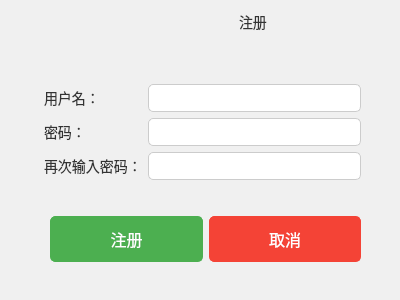
<?xml version="1.0" encoding="UTF-8"?>
<ui version="4.0">
 <class>Register</class>
 <widget class="QWidget" name="Register">
  <property name="geometry">
   <rect>
    <x>0</x>
    <y>0</y>
    <width>400</width>
    <height>300</height>
   </rect>
  </property>
  <property name="windowTitle">
   <string>Form</string>
  </property>
  <property name="styleSheet">
   <string notr="true">/* 设置整个界面的背景色 */
QWidget {
    background-color: #f0f0f0;
}

/* 设置QLabel标签的字体和颜色 */
QLabel {
    font-size: 14px;
    color: #333;
}

/* 设置QLineEdit的样式 */
QLineEdit {
    background-color: #ffffff;
    border: 1px solid #ccc;
    border-radius: 5px;
    padding: 5px;
}

/* 设置QPushButton的样式 */
QPushButton {
    background-color: #4CAF50; 
    color: white;
    border: 1px solid #4CAF50;
    border-radius: 5px;
    padding: 10px;
    font-size: 16px;
}

/* 按钮悬停时的样式 */
QPushButton:hover {
    background-color: #45a049;
    border-color: #45a049;
}

/* 按钮点击时的样式 */
QPushButton:pressed {
    background-color: #3e8e41;
    border-color: #3e8e41;
}

/* 设置取消按钮的样式 */
QPushButton#Cancel {
    background-color: #f44336;
    border-color: #f44336;
}

QPushButton#Cancel:hover {
    background-color: #e53935;
    border-color: #e53935;
}

QPushButton#Cancel:pressed {
    background-color: #c62828;
    border-color: #c62828;
}
</string>
  </property>
  <layout class="QGridLayout" name="gridLayout_3">
   <item row="0" column="3">
    <spacer name="verticalSpacer_2">
     <property name="orientation">
      <enum>Qt::Orientation::Vertical</enum>
     </property>
     <property name="sizeHint" stdset="0">
      <size>
       <width>20</width>
       <height>2</height>
      </size>
     </property>
    </spacer>
   </item>
   <item row="1" column="2" rowspan="2">
    <spacer name="horizontalSpacer_3">
     <property name="orientation">
      <enum>Qt::Orientation::Horizontal</enum>
     </property>
     <property name="sizeHint" stdset="0">
      <size>
       <width>184</width>
       <height>20</height>
      </size>
     </property>
    </spacer>
   </item>
   <item row="1" column="3" colspan="2">
    <widget class="QLabel" name="label_4">
     <property name="text">
      <string>注册</string>
     </property>
    </widget>
   </item>
   <item row="1" column="5" rowspan="2">
    <spacer name="horizontalSpacer_4">
     <property name="orientation">
      <enum>Qt::Orientation::Horizontal</enum>
     </property>
     <property name="sizeHint" stdset="0">
      <size>
       <width>90</width>
       <height>20</height>
      </size>
     </property>
    </spacer>
   </item>
   <item row="2" column="3">
    <spacer name="verticalSpacer">
     <property name="orientation">
      <enum>Qt::Orientation::Vertical</enum>
     </property>
     <property name="sizeHint" stdset="0">
      <size>
       <width>20</width>
       <height>42</height>
      </size>
     </property>
    </spacer>
   </item>
   <item row="3" column="0">
    <spacer name="horizontalSpacer">
     <property name="orientation">
      <enum>Qt::Orientation::Horizontal</enum>
     </property>
     <property name="sizeHint" stdset="0">
      <size>
       <width>26</width>
       <height>20</height>
      </size>
     </property>
    </spacer>
   </item>
   <item row="3" column="1" colspan="5">
    <layout class="QFormLayout" name="formLayout">
     <item row="0" column="0">
      <layout class="QGridLayout" name="gridLayout">
       <item row="0" column="0">
        <widget class="QLabel" name="label">
         <property name="text">
          <string>用户名：</string>
         </property>
        </widget>
       </item>
       <item row="1" column="0">
        <widget class="QLabel" name="label_2">
         <property name="text">
          <string>密码：</string>
         </property>
        </widget>
       </item>
       <item row="2" column="0">
        <widget class="QLabel" name="label_3">
         <property name="text">
          <string>再次输入密码：</string>
         </property>
        </widget>
       </item>
      </layout>
     </item>
     <item row="0" column="1">
      <layout class="QVBoxLayout" name="verticalLayout_2">
       <item>
        <widget class="QLineEdit" name="userName"/>
       </item>
       <item>
        <widget class="QLineEdit" name="password1"/>
       </item>
       <item>
        <widget class="QLineEdit" name="password2"/>
       </item>
      </layout>
     </item>
    </layout>
   </item>
   <item row="3" column="6">
    <spacer name="horizontalSpacer_2">
     <property name="orientation">
      <enum>Qt::Orientation::Horizontal</enum>
     </property>
     <property name="sizeHint" stdset="0">
      <size>
       <width>26</width>
       <height>20</height>
      </size>
     </property>
    </spacer>
   </item>
   <item row="4" column="4" colspan="2">
    <spacer name="verticalSpacer_4">
     <property name="orientation">
      <enum>Qt::Orientation::Vertical</enum>
     </property>
     <property name="sizeHint" stdset="0">
      <size>
       <width>20</width>
       <height>34</height>
      </size>
     </property>
    </spacer>
   </item>
   <item row="5" column="0" rowspan="2" colspan="2">
    <spacer name="horizontalSpacer_5">
     <property name="orientation">
      <enum>Qt::Orientation::Horizontal</enum>
     </property>
     <property name="sizeHint" stdset="0">
      <size>
       <width>35</width>
       <height>20</height>
      </size>
     </property>
    </spacer>
   </item>
   <item row="5" column="2" colspan="4">
    <layout class="QGridLayout" name="gridLayout_2">
     <item row="0" column="0">
      <widget class="QPushButton" name="Register_2">
       <property name="text">
        <string>注册</string>
       </property>
      </widget>
     </item>
     <item row="0" column="1">
      <widget class="QPushButton" name="Cancel">
       <property name="text">
        <string>取消</string>
       </property>
      </widget>
     </item>
    </layout>
   </item>
   <item row="5" column="6">
    <spacer name="horizontalSpacer_6">
     <property name="orientation">
      <enum>Qt::Orientation::Horizontal</enum>
     </property>
     <property name="sizeHint" stdset="0">
      <size>
       <width>29</width>
       <height>20</height>
      </size>
     </property>
    </spacer>
   </item>
   <item row="6" column="5">
    <spacer name="verticalSpacer_3">
     <property name="orientation">
      <enum>Qt::Orientation::Vertical</enum>
     </property>
     <property name="sizeHint" stdset="0">
      <size>
       <width>20</width>
       <height>24</height>
      </size>
     </property>
    </spacer>
   </item>
  </layout>
 </widget>
 <resources/>
 <connections/>
</ui>
